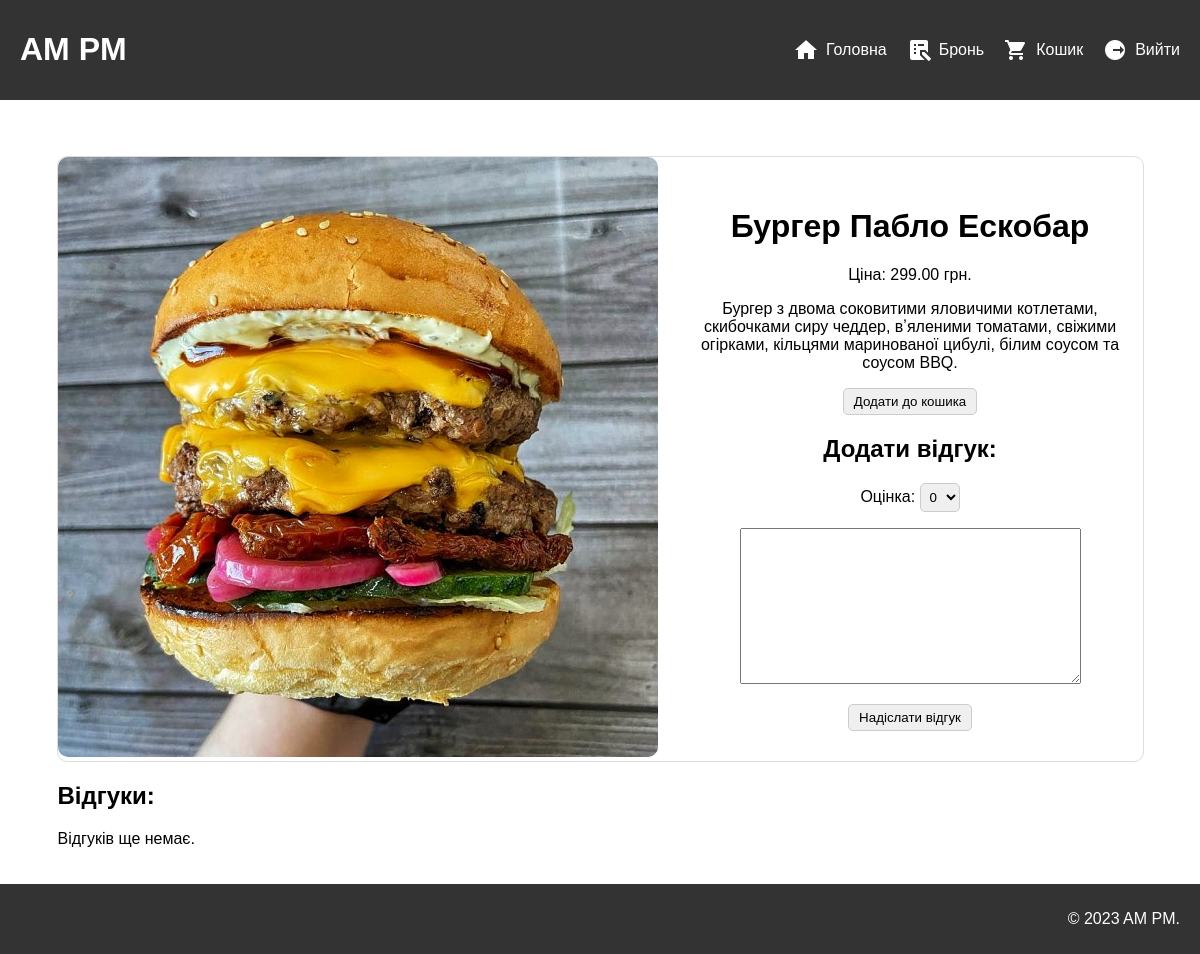
The page /product/4/ (signed in) on the database its author committed.
### store/models.py (models this page shows, shortened)
class Product(models.Model):
    name = models.CharField(max_length=100)
    description = models.TextField()
    price = models.DecimalField(max_digits=10, decimal_places=2)
    category = models.ForeignKey(Category, on_delete=models.CASCADE)
    image = models.ImageField(upload_to="media/product_images/", null=True, blank=True)
    class Meta:
        verbose_name = "Продукт"
        verbose_name_plural = "Продукти"

### store/views.py (the view)
# urls.py: path("product/<int:product_id>/", product, name="product"),
def product(request, product_id):
    product = get_object_or_404(Product, pk=product_id)
    reviews = Review.objects.filter(product=product).order_by("-date")
    user_review = None
    if request.user.is_authenticated:
        user_review = Review.objects.filter(product=product, user=request.user).first()
        reviews = reviews.exclude(user=request.user)
    if request.method == "POST" and request.user.is_authenticated:
        form = ReviewForm(request.POST)
        if form.is_valid():
            if not user_review:
                review = form.save(commit=False)
                review.product = product
                review.user = request.user
                review.save()
                return redirect("product", product_id=product_id)
    else:
        form = ReviewForm()
    if user_review:
        reviews = [user_review] + list(reviews)
    return render(
        request,
        "store/product.html",
        {
            "product": product,
            "reviews": reviews,
            "form": form,
            "user_review": user_review,
        },
    )

### store/forms.py
class ReviewForm(forms.ModelForm):
    class Meta:
        model = Review
        fields = ["rating", "text"]
        labels = {
            'rating': 'Оцінка',
            'text': '',
        }

### templates/store/product.html (shortened to what this page needs)
{% extends 'base.html' %}
{% block static %}
{% load static %}
<link rel="stylesheet" type="text/css" href="{% static 'store/css/product.css' %}">
{% endblock %}
{% block content %}
    <div class="product-details">
        <div class="product-image">
            <img src="{{ product.image.url }}" alt="{{ product.name }}" class="rounded-image">
        </div>
        <div class="product-info">
            <h1>{{ product.name }}</h1>
            <p>Ціна: {{ product.price }} грн.</p>
            <p>{{ product.description }}</p>
            {% if user.is_authenticated %}
                <form method="post" action="{% url 'add_to_cart' product_id=product.id %}">
                    <button type="submit">Додати до кошика</button>
                </form>
            {% else %}
                <p>Увійдіть, щоб додати товар до кошика.</p>
            {% endif %}
            {% if user.is_authenticated %}
                {% if not user_review %}
                    <h2>Додати відгук:</h2>
                    <form method="post" action="{% url 'product' product_id=product.id %}">
                        {{ form.as_p }}
                        <button type="submit">Надіслати відгук</button>
                    </form>
                {% endif %}
            {% endif %}
        </div>
    </div>
    <div class="review-details">
        <h2>Відгуки:</h2>
        {% if reviews %}
            <ul>
                {% for review in reviews %}
                    <li>
                        <strong>{{ review.user.username }}{% if user == review.user %} (Ви){% endif %}</strong> - Оцінка: {{ review.rating }}<br>
                        {{ review.text }}
                    </li>
                {% endfor %}
            </ul>
        {% else %}
            <p>Відгуків ще немає.</p>
        {% endif %}
    </div>
{% endblock %}

### static/store/css/base.css (style rules this page uses)
html, body { height: 100%; }
body { margin: 0; padding: 0; font-family: 'Unbounded', sans-serif; min-height: 100vh; display: flex; flex-direction: column; }
button { border: 1px solid #ccc; border-radius: 5px; padding: 5px 10px; font-family: 'Unbounded', sans-serif; cursor: pointer; }
select { border: 1px solid #ccc; border-radius: 5px; padding: 5px; font-family: 'Unbounded', sans-serif; }
select option { font-family: 'Unbounded', sans-serif; }

### static/store/css/product.css (style rules this page uses)
.product-details { display: flex; align-items: center; justify-content: center; border: 1px solid #ddd; border-radius: 10px; max-width: 1085px; margin: auto; }
.review-details { display: block; align-items: center; justify-content: center; max-width: 1085px; margin: auto; }
.product-image { margin-right: 20px; }
.rounded-image { border-radius: 10px; }
.product-info { text-align: center; }

### rows shown on the page
Product: image (picture), name "Бургер Пабло Ескобар", price "299.00", description "Бургер з двома соковитими яловичими котлетами, скибочками сиру чеддер, вʼяленими томатами, свіжими огірками, кільцями маринованої цибулі, білим соусом та соусом BBQ."
